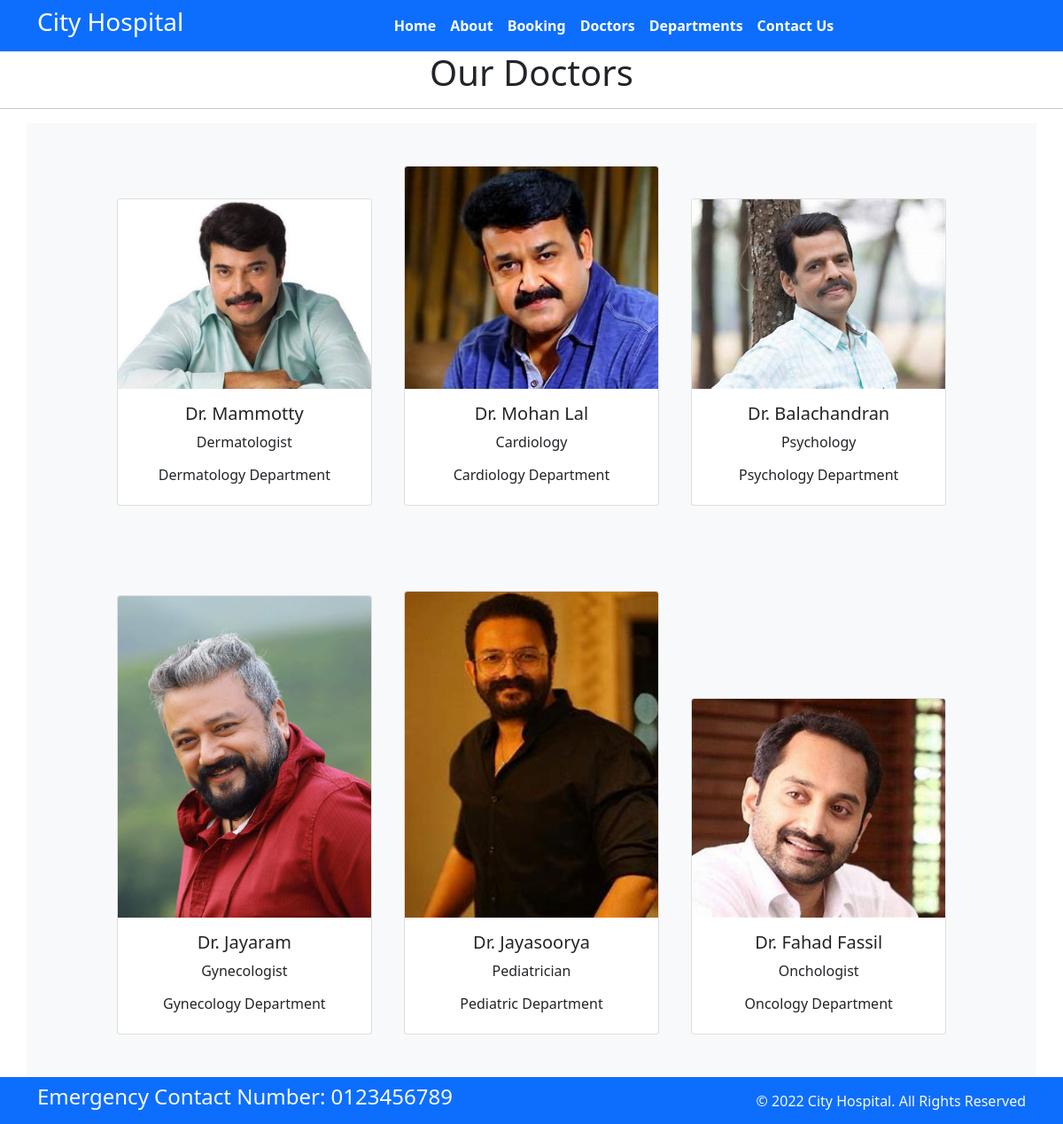
The app's page /doctors/ with its own data.
### hospital/models.py (models this page shows, shortened)
class Doctors(models.Model):
    doc_name = models.CharField(max_length=255)
    doc_spec = models.CharField(max_length=255)
    dep_name = models.ForeignKey(Departments, on_delete=models.CASCADE)
    doc_image = models.ImageField(upload_to='doctors')

class Departments(models.Model):
    dep_name = models.CharField(max_length=100)
    dep_decription = models.TextField()
    def __str__(self):
        return self.dep_name

### hospital/views.py (the view)
# urls.py: path('doctors/', doctors, name='doctors'),
def doctors(request):
    dict_docs = {
        'doctors': Doctors.objects.all()
    }
    return render(request,'6_doctors.html',dict_docs)

### template/6_doctors.html (shortened to what this page needs)
{% extends '7_base.html' %}
{% block content %}
<h1 class="text-center">Our Doctors</h1>
<hr>
<div class="container text-center bg-light">
    {% for d in doctors%}
    <div class="card text-center mx-3 my-5" style="width: 18rem; display:inline-block">
        <img src="{{d.doc_image.url}}" class="card-img-top" alt="...">
        <div class="card-body">
            <h5 class="card-title">Dr. {{d.doc_name}}</h5>
            <p class="card-text">{{d.doc_spec}}</p>
            <h6>{{d.dep_name}} Department</h6>
        </div>
    </div>
    {% endfor %}
</div>
{%endblock%}

### template/7_base.html (shortened to what this page needs)
{% load static %}
<!DOCTYPE html>
<html>
  <head>
    <link rel="stylesheet"
      href=" https://cdn.jsdelivr.net/npm/bootstrap@5.1.3/dist/css/bootstrap.min.css ">
    <link rel="stylesheet"
      href="https://use.fontawesome.com/releases/v5.2.0/css/all.css">
      <link rel="stylesheet" href="{% static '/css/style.css'%}">
  </head>
  <body>
    <nav class="navbar bg-primary navbar-expand-md ">
      <div class="container">
        <div class="col-2 text-left pl-md-0">
          <h3 class="text-white"> City Hospital </h3>
        </div>
        <div
          class="collapse navbar-collapse justify-content-center col-md-8 navbar-collapse-3">
          <ul class="navbar-nav justify-content-center  fw-bold">
            <li class="nav-item active">
              <a class="nav-link text-white" href="{%url 'home' %}">Home </a>
            </li>
            <li class="nav-item">
              <a class="nav-link text-white" href="{%url 'about' %}">About</a>
            </li>
            <li class="nav-item">
              <a class="nav-link text-white" href="{%url 'booking' %}">Booking</a>
            </li>
            <li class="nav-item">
              <a class="nav-link text-white" href="{%url 'doctors' %}">Doctors</a>
            </li>
			 <li class="nav-item">
              <a class="nav-link text-white" href="{%url 'department' %}">Departments</a>
            </li>
            <li class="nav-item">
              <a class="nav-link text-white" href="{%url 'contact' %}">Contact Us</a>
            </li>
          </ul>
        </div>
      </div>
    </nav>
    {% block content %} {% endblock%}
    <section class=>
      <footer class="pt-2 pb-2  bg-primary text-light">
        <div class="container">
          <div class="row align-items-center">
            <div class="col-12 col-md-8">
              <h4>Emergency Contact Number: 0123456789</h4>
            </div>
            <div class="col-12 col-md-4 mt-4 mt-md-0 text-center text-md-end">
              © 2022 City Hospital. All Rights Reserved
            </div>
          </div>
        </div>
      </footer>
    </section>
  </body>
</html>

### records on screen
Doctors: doc_image (picture), doc_name "Mammotty", doc_spec "Dermatologist", dep_name "Dermatology"
Doctors: doc_image (picture), doc_name "Mohan Lal", doc_spec "Cardiology", dep_name "Cardiology"
Doctors: doc_image (picture), doc_name "Balachandran", doc_spec "Psychology", dep_name "Psychology"
Doctors: doc_image (picture), doc_name "Jayaram", doc_spec "Gynecologist", dep_name "Gynecology"
Doctors: doc_image (picture), doc_name "Jayasoorya", doc_spec "Pediatrician", dep_name "Pediatric"
Doctors: doc_image (picture), doc_name "Fahad Fassil", doc_spec "Onchologist", dep_name "Oncology"
